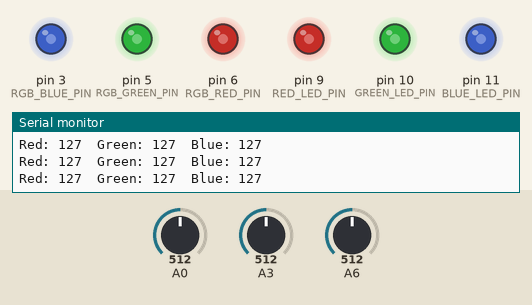
This program was run on a simulated Arduino Nano, built with avr-gcc and run on an emulated ATmega328P. Parts: output pins drawn as LEDs (lit = HIGH), the last lines printed to the serial monitor. Inputs (shaded band) come from the test bench; at power-on: A0 = 512, A3 = 512, A6 = 512.

Above: at 1.2 s.
1.3 s: A0 set to 413
At 2.8 s:
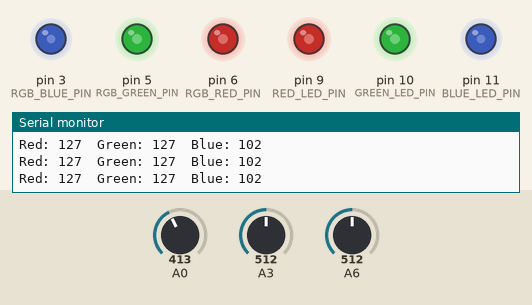
4.3 s: A0 set to 392
At 5.5 s:
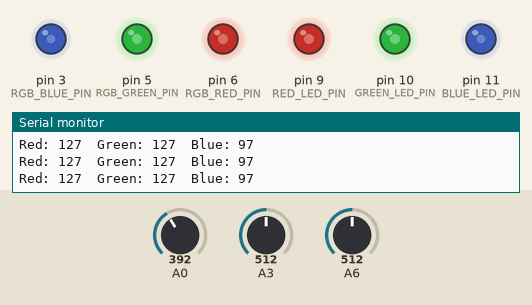
5.8 s: A3 set to 419
At 6.3 s:
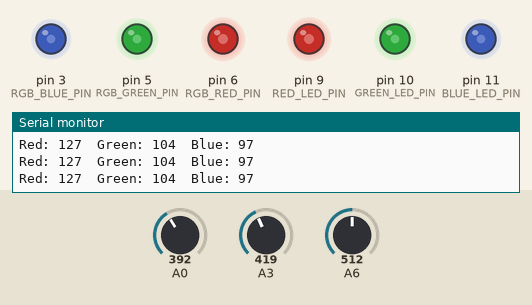
7.3 s: A3 set to 391
At 8.0 s:
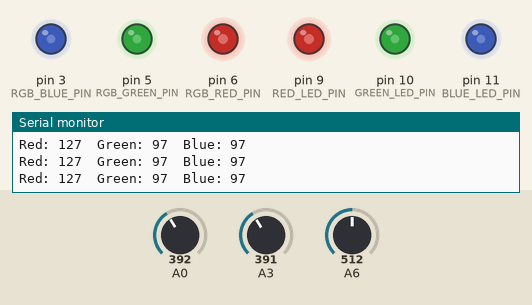
10.3 s: A6 set to 419
At 10.8 s:
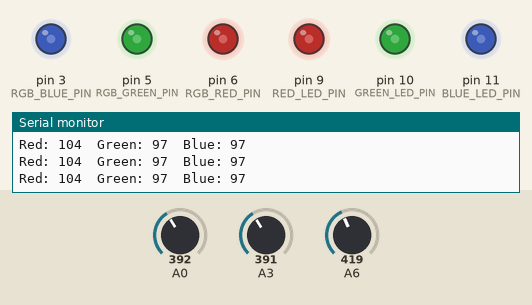
13.3 s: A6 set to 390
At 14.8 s:
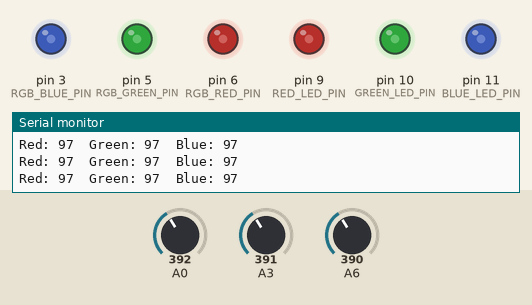
Timing chart, 0 to 15.8 s (numbered marks = the images above; inputs shaded):
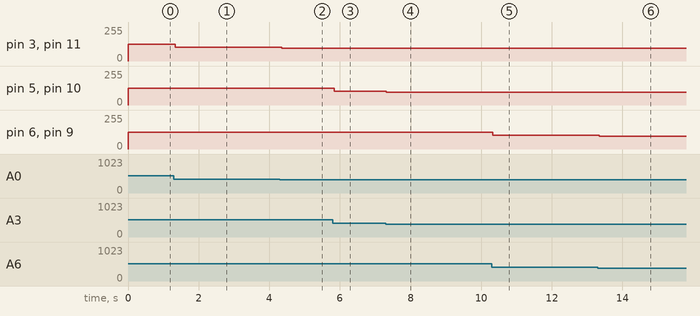

Measured:
- after the input at 1.3 s, pin 3 (RGB_BLUE_PIN), pin 11 (BLUE_LED_PIN): 127/255 → 102/255 at once
- after the input at 4.3 s, pin 3 (RGB_BLUE_PIN), pin 11 (BLUE_LED_PIN): 102/255 → 97/255 after 0.05 s
- after the input at 5.8 s, pin 5 (RGB_GREEN_PIN), pin 10 (GREEN_LED_PIN): 127/255 → 104/255 at once
- after the input at 7.3 s, pin 5 (RGB_GREEN_PIN), pin 10 (GREEN_LED_PIN): 104/255 → 97/255 at once
- after the input at 10.3 s, pin 6 (RGB_RED_PIN), pin 9 (RED_LED_PIN): 127/255 → 104/255 at once
- after the input at 13.3 s, pin 6 (RGB_RED_PIN), pin 9 (RED_LED_PIN): 104/255 → 97/255 after 0.05 s

The program:

main.cpp
```cpp
#include <Arduino.h>

// Nathan Rasbold
// MAKR -- RGB Interface

const uint8_t POT_RED = A6;
const uint8_t POT_GREEN = A3;
const uint8_t POT_BLUE = A0;
const uint8_t RED_LED_PIN = 9;
const uint8_t GREEN_LED_PIN = 10;
const uint8_t BLUE_LED_PIN = 11;
const uint8_t RGB_RED_PIN = 6;
const uint8_t RGB_GREEN_PIN = 5;
const uint8_t RGB_BLUE_PIN = 3;

uint8_t readBrightness(uint8_t analogPin) {
  int rawValue = analogRead(analogPin);
  return static_cast<uint8_t>(map(rawValue, 0, 1023, 0, 255));
}

// This function writes one color channel of the RGB LED.
void writeRgbChannel(uint8_t outputPin, uint8_t brightness) {
  analogWrite(outputPin, brightness);
}

// This function sets all three RGB channels at the same time.
// It makes the LED show a single color based on the three brightness values.
void setRgbColor(uint8_t red, uint8_t green, uint8_t blue) {
  writeRgbChannel(RGB_RED_PIN, red);
  writeRgbChannel(RGB_GREEN_PIN, green);
  writeRgbChannel(RGB_BLUE_PIN, blue);
}

void setup() {
  pinMode(RED_LED_PIN, OUTPUT);
  pinMode(GREEN_LED_PIN, OUTPUT);
  pinMode(BLUE_LED_PIN, OUTPUT);
  pinMode(RGB_RED_PIN, OUTPUT);
  pinMode(RGB_GREEN_PIN, OUTPUT);
  pinMode(RGB_BLUE_PIN, OUTPUT);

  // Optional: start the serial monitor for debugging.
  Serial.begin(9600);
}

void loop() {
  // Read the pot values. Each one gives us a brightness level from 0 to 255.
  uint8_t redBrightness = readBrightness(POT_RED);
  uint8_t greenBrightness = readBrightness(POT_GREEN);
  uint8_t blueBrightness = readBrightness(POT_BLUE);

  // Print the values to the Serial Monitor so students can see the numbers change.
  Serial.print("Red: ");
  Serial.print(redBrightness);
  Serial.print("  Green: ");
  Serial.print(greenBrightness);
  Serial.print("  Blue: ");
  Serial.println(blueBrightness);

  // Each individual LED displays its own channel; the RGB LED combines them.
  analogWrite(RED_LED_PIN, redBrightness);
  analogWrite(GREEN_LED_PIN, greenBrightness);
  analogWrite(BLUE_LED_PIN, blueBrightness);
  setRgbColor(redBrightness, greenBrightness, blueBrightness);

  // Small delay so the values are easier to read and the LED changes smoothly.
  delay(50);
}
```
